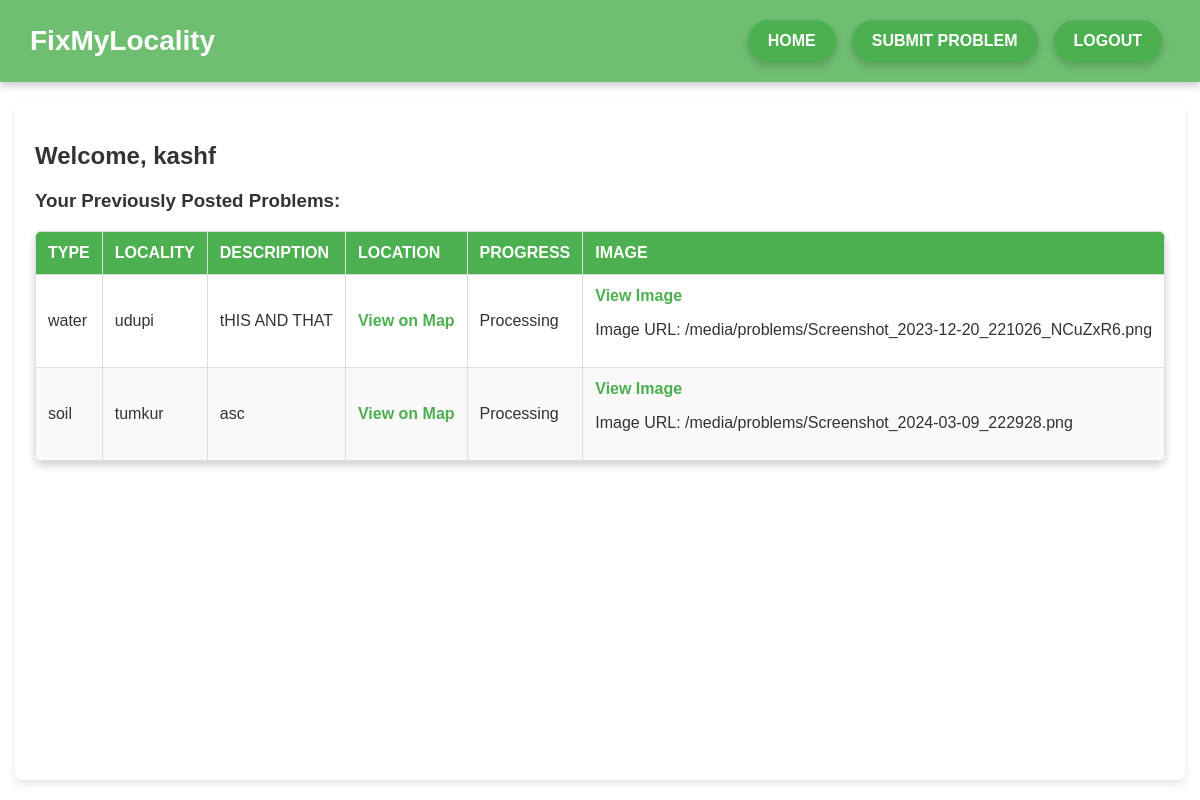
The page /loc/home/ (signed in) on the database as committed earlier.
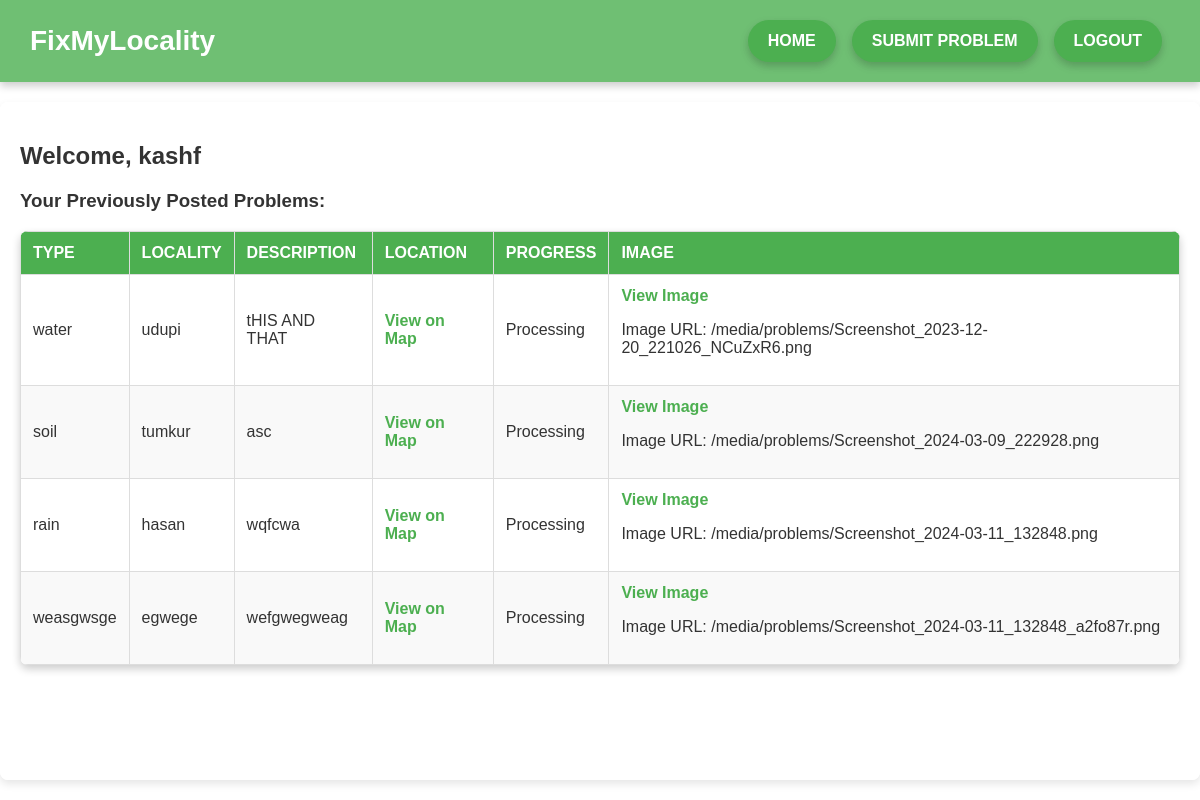
The same page on the database as committed later.
### main/models.py (models this page shows, shortened)
class Problem(models.Model):
    PROGRESS_CHOICES = [
        ('processing', 'Processing'),
        ('resolved', 'Resolved'),
        ('escalated', 'Escalated'),
    ]
    problem_type = models.CharField(max_length=255)
    locality = models.CharField(max_length=255)
    description = models.TextField()
    geo_location = models.CharField(max_length=255)
    image = models.ImageField(upload_to='problems/', blank=True, null=True)
    progress = models.CharField(
        max_length=10,
        choices=PROGRESS_CHOICES,
        default='processing'
    )
    created_by = models.ForeignKey(User, on_delete=models.CASCADE)

### main/views.py (the view)
# urls.py: 2. Add a URL to urlpatterns:  path('', views.home, name='home')
@login_required
def home(request):
    if request.user.is_authenticated:
        problems = Problem.objects.filter(created_by=request.user)
    else:
        problems = None
    return render(request, 'home.html', {'problems': problems})

### main/templates/home.html (shortened to what this page needs)
<!DOCTYPE html>
<html>
<head>
</head>
<body>
    <header>
        <h1>FixMyLocality</h1>
        <nav>
            <a href="{% url 'home' %}">Home</a>
            {% if user.is_authenticated %}
                <a href="{% url 'submit_problem' %}">Submit Problem</a>
                <a href="{% url 'base' %}" class="logout-button">Logout</a>
            {% else %}
                <a href="{% url 'signup' %}">Sign Up</a>
                <a href="{% url 'login' %}">Login</a>
            {% endif %}
        </nav>
    </header>
    <main>
        {% block content %}
        <h2>Welcome{% if user %}, {{ user.username }}{% endif %}</h2>
        {% if user %}
            <h3>Your Previously Posted Problems:</h3>
            {% if problems %}
                <table class="problem-table">
                    <thead>
                        <tr>
                            <th>Type</th>
                            <th>Locality</th>
                            <th>Description</th>
                            <th>Location</th>
                            <th>Progress</th>
                            <th>Image</th>
                        </tr>
                    </thead>
                    <tbody>
                        {% for problem in problems %}
                            <tr>
                                <td>{{ problem.problem_type }}</td>
                                <td>{{ problem.locality }}</td>
                                <td>{{ problem.description }}</td>
                                <td>
                                    <a href="https://www.google.com/maps?q={{ problem.geo_location }}" target="_blank">View on Map</a>
                                </td>
                                <td>{{ problem.get_progress_display }}</td>
                                <td>
                                    {% if problem.image %}
                                        <a href="{{ problem.image.url }}" target="_blank">View Image</a>
                                        <p>Image URL: {{ problem.image.url }}</p>
                                    {% endif %}
                                </td>
                            </tr>
                        {% endfor %}
                    </tbody>
                </table>
            {% else %}
                <p>You have not posted any problems yet.</p>
            {% endif %}
        {% else %}
            <p>Please log in to see your posted problems.</p>
        {% endif %}
        {% endblock %}
    </main>
</body>
</html>

Rows that differ between the two databases and show on the page:
added Problem: problem_type "rain", locality "hasan", description "wqfcwa", progress "Processing", image "/media/problems/Screenshot_2024-03-11_132848.png"
added Problem: problem_type "weasgwsge", locality "egwege", description "wefgwegweag", progress "Processing", image "/media/problems/Screenshot_2024-03-11_132848_a2fo87r.png"
